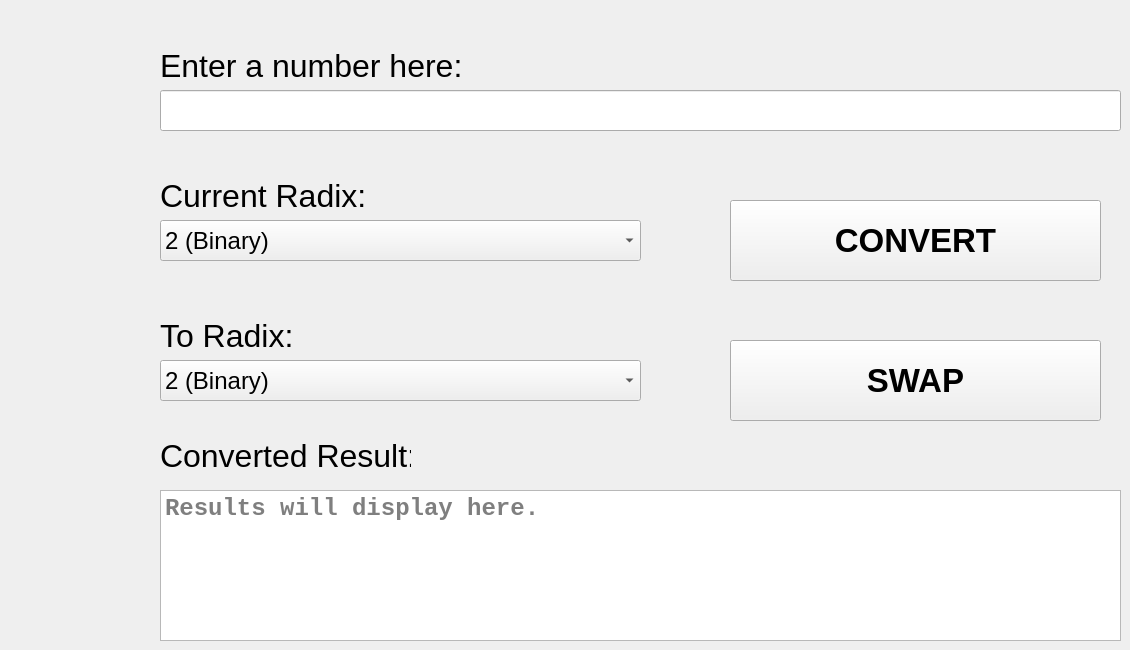
   <widget class="QWidget" name="tab_2">
    <attribute name="title">
     <string>Radix Converter</string>
    </attribute>
    <widget class="QLabel" name="label_7">
     <property name="geometry">
      <rect>
       <x>160</x>
       <y>180</y>
       <width>211</width>
       <height>31</height>
      </rect>
     </property>
     <property name="font">
      <font>
       <pointsize>24</pointsize>
      </font>
     </property>
     <property name="text">
      <string>Current Radix:</string>
     </property>
    </widget>
    <widget class="QLabel" name="label_8">
     <property name="geometry">
      <rect>
       <x>160</x>
       <y>30</y>
       <width>301</width>
       <height>71</height>
      </rect>
     </property>
     <property name="font">
      <font>
       <pointsize>24</pointsize>
      </font>
     </property>
     <property name="text">
      <string>Enter a number here:</string>
     </property>
    </widget>
    <widget class="QLabel" name="label_9">
     <property name="geometry">
      <rect>
       <x>160</x>
       <y>320</y>
       <width>131</width>
       <height>31</height>
      </rect>
     </property>
     <property name="font">
      <font>
       <pointsize>24</pointsize>
      </font>
     </property>
     <property name="text">
      <string>To Radix:</string>
     </property>
    </widget>
    <widget class="QLineEdit" name="inputValueRadix">
     <property name="geometry">
      <rect>
       <x>160</x>
       <y>90</y>
       <width>961</width>
       <height>41</height>
      </rect>
     </property>
     <property name="font">
      <font>
       <family>Courier</family>
       <pointsize>20</pointsize>
      </font>
     </property>
    </widget>
    <widget class="QComboBox" name="currentRadix">
     <property name="geometry">
      <rect>
       <x>160</x>
       <y>220</y>
       <width>481</width>
       <height>41</height>
      </rect>
     </property>
     <property name="font">
      <font>
       <pointsize>18</pointsize>
      </font>
     </property>
     <property name="maxVisibleItems">
      <number>15</number>
     </property>
     <item>
      <property name="text">
       <string>2 (Binary)</string>
      </property>
     </item>
     <item>
      <property name="text">
       <string>3</string>
      </property>
     </item>
     <item>
      <property name="text">
       <string>4</string>
      </property>
     </item>
     <item>
      <property name="text">
       <string>5</string>
      </property>
     </item>
     <item>
      <property name="text">
       <string>6</string>
      </property>
     </item>
     <item>
      <property name="text">
       <string>7</string>
      </property>
     </item>
     <item>
      <property name="text">
       <string>8 (Octal)</string>
      </property>
     </item>
     <item>
      <property name="text">
       <string>9</string>
      </property>
     </item>
     <item>
      <property name="text">
       <string>10 (Decimal)</string>
      </property>
     </item>
     <item>
      <property name="text">
       <string>11</string>
      </property>
     </item>
     <item>
      <property name="text">
       <string>12</string>
      </property>
     </item>
     <item>
      <property name="text">
       <string>13</string>
      </property>
     </item>
     <item>
      <property name="text">
       <string>14</string>
      </property>
     </item>
     <item>
      <property name="text">
       <string>15</string>
      </property>
     </item>
     <item>
      <property name="text">
       <string>16 (Hexadecimal)</string>
      </property>
     </item>
     <item>
      <property name="text">
       <string>17</string>
      </property>
     </item>
     <item>
      <property name="text">
       <string>18</string>
      </property>
     </item>
     <item>
      <property name="text">
       <string>19</string>
      </property>
     </item>
     <item>
      <property name="text">
       <string>20</string>
      </property>
     </item>
     <item>
      <property name="text">
       <string>21</string>
      </property>
     </item>
     <item>
      <property name="text">
       <string>22</string>
      </property>
     </item>
     <item>
      <property name="text">
       <string>23</string>
      </property>
     </item>
     <item>
      <property name="text">
       <string>24</string>
      </property>
     </item>
     <item>
      <property name="text">
       <string>25</string>
      </property>
     </item>
     <item>
      <property name="text">
       <string>26</string>
      </property>
     </item>
     <item>
      <property name="text">
       <string>27</string>
      </property>
     </item>
     <item>
      <property name="text">
       <string>28</string>
      </property>
     </item>
     <item>
      <property name="text">
       <string>29</string>
      </property>
     </item>
     <item>
      <property name="text">
       <string>30</string>
      </property>
     </item>
     <item>
      <property name="text">
       <string>31</string>
      </property>
     </item>
     <item>
      <property name="text">
       <string>32</string>
      </property>
     </item>
     <item>
      <property name="text">
       <string>33</string>
      </property>
     </item>
     <item>
      <property name="text">
       <string>34</string>
      </property>
     </item>
     <item>
      <property name="text">
       <string>35</string>
      </property>
     </item>
     <item>
      <property name="text">
       <string>36</string>
      </property>
     </item>
    </widget>
    <widget class="QComboBox" name="futureRadix">
     <property name="geometry">
      <rect>
       <x>160</x>
       <y>360</y>
       <width>481</width>
       <height>41</height>
      </rect>
     </property>
     <property name="font">
      <font>
       <pointsize>18</pointsize>
      </font>
     </property>
     <property name="maxVisibleItems">
      <number>15</number>
     </property>
     <property name="insertPolicy">
      <enum>QComboBox::InsertAtBottom</enum>
     </property>
     <item>
      <property name="text">
       <string>2 (Binary)</string>
      </property>
     </item>
     <item>
      <property name="text">
       <string>3</string>
      </property>
     </item>
     <item>
      <property name="text">
       <string>4</string>
      </property>
     </item>
     <item>
      <property name="text">
       <string>5</string>
      </property>
     </item>
     <item>
      <property name="text">
       <string>6</string>
      </property>
     </item>
     <item>
      <property name="text">
       <string>7</string>
      </property>
     </item>
     <item>
      <property name="text">
       <string>8 (Octal)</string>
      </property>
     </item>
     <item>
      <property name="text">
       <string>9</string>
      </property>
     </item>
     <item>
      <property name="text">
       <string>10 (Decimal)</string>
      </property>
     </item>
     <item>
      <property name="text">
       <string>11</string>
      </property>
     </item>
     <item>
      <property name="text">
       <string>12</string>
      </property>
     </item>
     <item>
      <property name="text">
       <string>13</string>
      </property>
     </item>
     <item>
      <property name="text">
       <string>14</string>
      </property>
     </item>
     <item>
      <property name="text">
       <string>15</string>
      </property>
     </item>
     <item>
      <property name="text">
       <string>16 (Hexadecimal)</string>
      </property>
     </item>
     <item>
      <property name="text">
       <string>17</string>
      </property>
     </item>
     <item>
      <property name="text">
       <string>18</string>
      </property>
     </item>
     <item>
      <property name="text">
       <string>19</string>
      </property>
     </item>
     <item>
      <property name="text">
       <string>20</string>
      </property>
     </item>
     <item>
      <property name="text">
       <string>21</string>
      </property>
     </item>
     <item>
      <property name="text">
       <string>22</string>
      </property>
     </item>
     <item>
      <property name="text">
       <string>23</string>
      </property>
     </item>
     <item>
      <property name="text">
       <string>24</string>
      </property>
     </item>
     <item>
      <property name="text">
       <string>25</string>
      </property>
     </item>
     <item>
      <property name="text">
       <string>26</string>
      </property>
     </item>
     <item>
      <property name="text">
       <string>27</string>
      </property>
     </item>
     <item>
      <property name="text">
       <string>28</string>
      </property>
     </item>
     <item>
      <property name="text">
       <string>29</string>
      </property>
     </item>
     <item>
      <property name="text">
       <string>30</string>
      </property>
     </item>
     <item>
      <property name="text">
       <string>31</string>
      </property>
     </item>
     <item>
      <property name="text">
       <string>32</string>
      </property>
     </item>
     <item>
      <property name="text">
       <string>33</string>
      </property>
     </item>
     <item>
      <property name="text">
       <string>34</string>
      </property>
     </item>
     <item>
      <property name="text">
       <string>35</string>
      </property>
     </item>
     <item>
      <property name="text">
       <string>36</string>
      </property>
     </item>
    </widget>
    <widget class="QLabel" name="label_10">
     <property name="geometry">
      <rect>
       <x>160</x>
       <y>440</y>
       <width>251</width>
       <height>31</height>
      </rect>
     </property>
     <property name="font">
      <font>
       <pointsize>24</pointsize>
      </font>
     </property>
     <property name="text">
      <string>Converted Result:</string>
     </property>
    </widget>
    <widget class="QTextBrowser" name="resultValueRadix">
     <property name="geometry">
      <rect>
       <x>160</x>
       <y>490</y>
       <width>961</width>
       <height>151</height>
      </rect>
     </property>
     <property name="font">
      <font>
       <family>Consolas</family>
       <pointsize>18</pointsize>
       <italic>false</italic>
       <bold>true</bold>
      </font>
     </property>
     <property name="frameShape">
      <enum>QFrame::StyledPanel</enum>
     </property>
     <property name="lineWrapMode">
      <enum>QTextEdit::FixedColumnWidth</enum>
     </property>
     <property name="lineWrapColumnOrWidth">
      <number>960</number>
     </property>
     <property name="html">
      <string>&lt;!DOCTYPE HTML PUBLIC &quot;-//W3C//DTD HTML 4.0//EN&quot; &quot;http://www.w3.org/TR/REC-html40/strict.dtd&quot;&gt;
&lt;html&gt;&lt;head&gt;&lt;meta name=&quot;qrichtext&quot; content=&quot;1&quot; /&gt;&lt;meta charset=&quot;utf-8&quot; /&gt;&lt;style type=&quot;text/css&quot;&gt;
p, li { white-space: pre-wrap; }
hr { height: 1px; border-width: 0; }
li.unchecked::marker { content: &quot;\2610&quot;; }
li.checked::marker { content: &quot;\2612&quot;; }
&lt;/style&gt;&lt;/head&gt;&lt;body style=&quot; font-family:'Consolas'; font-size:18pt; font-weight:700; font-style:normal;&quot;&gt;
&lt;p style=&quot;-qt-paragraph-type:empty; margin-top:0px; margin-bottom:0px; margin-left:0px; margin-right:0px; -qt-block-indent:0; text-indent:0px; font-size:16pt; font-weight:400;&quot;&gt;&lt;br /&gt;&lt;/p&gt;&lt;/body&gt;&lt;/html&gt;</string>
     </property>
     <property name="textInteractionFlags">
      <set>Qt::LinksAccessibleByKeyboard|Qt::LinksAccessibleByMouse|Qt::TextBrowserInteraction|Qt::TextSelectableByKeyboard|Qt::TextSelectableByMouse</set>
     </property>
     <property name="placeholderText">
      <string>Results will display here.</string>
     </property>
    </widget>
    <widget class="QPushButton" name="convertRadix">
     <property name="geometry">
      <rect>
       <x>730</x>
       <y>200</y>
       <width>371</width>
       <height>81</height>
      </rect>
     </property>
     <property name="font">
      <font>
       <pointsize>25</pointsize>
       <bold>true</bold>
      </font>
     </property>
     <property name="text">
      <string>CONVERT</string>
     </property>
    </widget>
    <widget class="QPushButton" name="swapRadix">
     <property name="geometry">
      <rect>
       <x>730</x>
       <y>340</y>
       <width>371</width>
       <height>81</height>
      </rect>
     </property>
     <property name="font">
      <font>
       <pointsize>25</pointsize>
       <bold>true</bold>
      </font>
     </property>
     <property name="text">
      <string>SWAP</string>
     </property>
    </widget>
   </widget>
